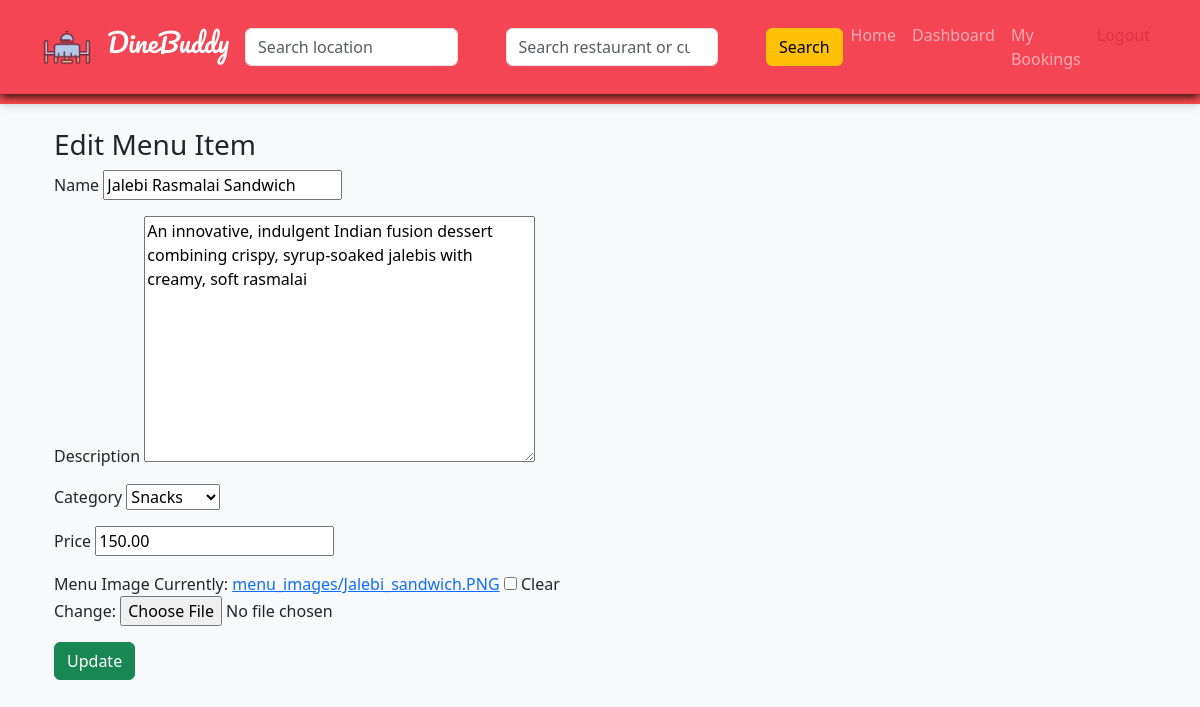
The page /restaurant/edit-menu/1/ (signed in) on the database its author committed.
### restaurant_app/models.py (models this page shows, shortened)
class Menu(models.Model):
    restaurant = models.ForeignKey(Restaurant, on_delete=models.CASCADE)
    name = models.CharField(max_length=100)
    category = models.CharField(max_length=100, choices=CATEGORY_CHOICES)
    description = models.TextField()
    price = models.DecimalField(max_digits=6, decimal_places=2)
    image = models.ImageField(upload_to='menu_images/', null=True, blank=True)

### restaurant_app/views.py (the view)
# urls.py: path('edit-menu/<int:menu_id>/', edit_menu, name='edit_menu'),
@login_required
def edit_menu(request, menu_id):
    menu = Menu.objects.get(id=menu_id, restaurant__owner=request.user)
    if request.method == "POST":
        form = MenuForm(request.POST, request.FILES, instance=menu)
        if form.is_valid():
            form.save()
            return redirect('manage_menu')
        else:
            print(form.errors)
    else:
        form = MenuForm(instance=menu)
    return render(request, 'owner/edit_menu.html', {
        'form': form
        })

### restaurant_app/forms.py
class MenuForm(forms.ModelForm):
    class Meta:
        model = Menu
        fields = ['name', 'description','category', 'price', 'image']

### templates/owner/edit_menu.html (shortened to what this page needs)
{% extends 'base.html' %}
{% block content %}
<div class="container mt-4">
<h3>Edit Menu Item</h3>
<form method="POST" enctype="multipart/form-data">
<div class="mb-3">
<label>Name</label>
{{form.name}}
</div>
<div class="mb-3">
<label>Description</label>
{{ form.description }}
</div>
<div class="mb-3">
<label>Category</label>
{{ form.category }}
</div>
<div class="mb-3">
<label>Price</label>
{{form.price}}
</div>
<div class="mb-3">
<label>Menu Image</label>
{{ form.image }}
</div>
<button type="submit" class="btn btn-success">Update</button>
</form>
</div>
{% endblock %}

### static/css/style.css (style rules this page uses)
body { padding-top: 80px; background-color: #f8f9fa; }

### static/css/base.css (style rules this page uses)
body { padding-top: 80px; }

### rows shown on the page
Menu: name "Jalebi Rasmalai Sandwich", description "An innovative, indulgent Indian fusion dessert combining crispy, syrup-soaked jalebis with creamy, soft rasmalai", category "Snacks", price "150.00"
